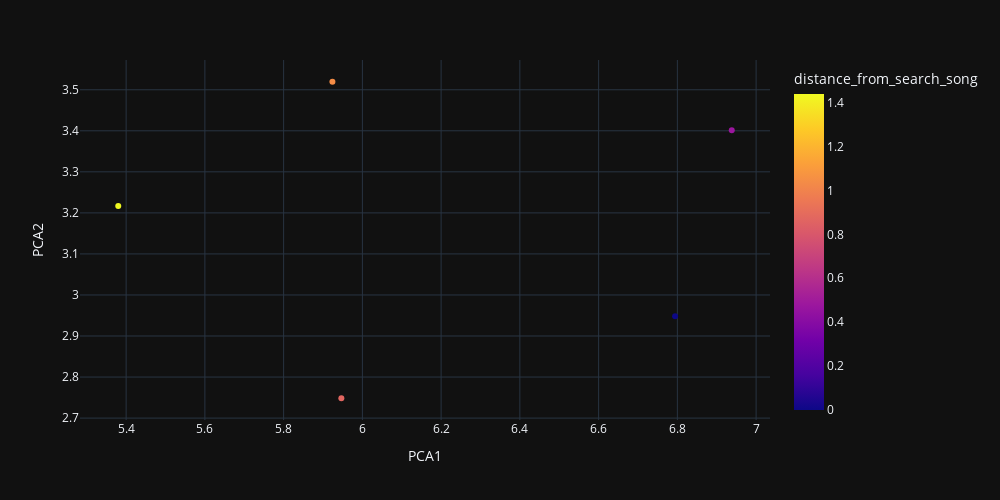

Here is the notebook cell this chart was saved with:
### Code cell
px.scatter(
    pca_neighbours,
    x='PCA1',
    y='PCA2',
    template='plotly_dark',
    hover_data=['song_name', 'artist'],
    color='distance_from_search_song',
    height=500,
    width=1000
).show()

### Figure 1 — Plotly figure (JSON) as saved in the notebook; plotly's stock layout.template omitted (floating-point values rounded to 4 significant figures)
{"data": [{"customdata": [["Day Dreaming", "Jack & Jack"], ["Champagne For Two", "Devin Kennedy"], ["Boy", "ODESZA"], ["12 Hours", "Chris James"], ["you heard me", "Heather Sommer"]], "hovertemplate": "PCA1=%{x}<br>PCA2=%{y}<br>song_name=%{customdata[0]}<br>artist=%{customdata[1]}<br>distance_from_search_song=%{marker.color}<extra></extra>", "legendgroup": "", "marker": {"color": [0.0, 0.4752, 0.8709, 1.041, 1.44], "coloraxis": "coloraxis", "symbol": "circle"}, "mode": "markers", "name": "", "orientation": "v", "showlegend": false, "x": [6.794, 6.938, 5.947, 5.924, 5.38], "xaxis": "x", "y": [2.948, 3.401, 2.748, 3.52, 3.217], "yaxis": "y", "type": "scatter"}], "layout": {"xaxis": {"anchor": "y", "domain": [0.0, 1.0], "title": {"text": "PCA1"}}, "yaxis": {"anchor": "x", "domain": [0.0, 1.0], "title": {"text": "PCA2"}}, "coloraxis": {"colorbar": {"title": {"text": "distance_from_search_song"}}, "colorscale": [[0.0, "#0d0887"], [0.1111, "#46039f"], [0.2222, "#7201a8"], [0.3333, "#9c179e"], [0.4444, "#bd3786"], [0.5556, "#d8576b"], [0.6667, "#ed7953"], [0.7778, "#fb9f3a"], [0.8889, "#fdca26"], [1.0, "#f0f921"]]}, "legend": {"tracegroupgap": 0}, "margin": {"t": 60}, "height": 500, "width": 1000}}
